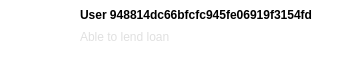
                               <widget class="QWidget" name="Scroll4_2" native="true">
                                <property name="minimumSize">
                                 <size>
                                  <width>361</width>
                                  <height>71</height>
                                 </size>
                                </property>
                                <property name="maximumSize">
                                 <size>
                                  <width>361</width>
                                  <height>71</height>
                                 </size>
                                </property>
                                <property name="font">
                                 <font>
                                  <family>Tahoma</family>
                                 </font>
                                </property>
                                <property name="styleSheet">
                                 <string notr="true">background-color: rgb(255, 255, 255);
border-radius:28px</string>
                                </property>
                                <layout class="QHBoxLayout" name="horizontalLayout_34">
                                 <property name="spacing">
                                  <number>4</number>
                                 </property>
                                 <property name="leftMargin">
                                  <number>12</number>
                                 </property>
                                 <property name="topMargin">
                                  <number>4</number>
                                 </property>
                                 <property name="rightMargin">
                                  <number>12</number>
                                 </property>
                                 <property name="bottomMargin">
                                  <number>4</number>
                                 </property>
                                 <item>
                                  <widget class="QWidget" name="Scroll4Pic_2" native="true">
                                   <property name="minimumSize">
                                    <size>
                                     <width>64</width>
                                     <height>64</height>
                                    </size>
                                   </property>
                                   <property name="maximumSize">
                                    <size>
                                     <width>64</width>
                                     <height>64</height>
                                    </size>
                                   </property>
                                   <property name="font">
                                    <font>
                                     <family>Tahoma</family>
                                    </font>
                                   </property>
                                   <property name="styleSheet">
                                    <string notr="true">image: url(:/buttom/img/buttom/开心_emotion-happy.svg);
border:3px solid rgb(255, 255, 255);

border-radius:32px</string>
                                   </property>
                                  </widget>
                                 </item>
                                 <item>
                                  <layout class="QVBoxLayout" name="Scroll4Layout_2" stretch="1">
                                   <property name="spacing">
                                    <number>0</number>
                                   </property>
                                   <property name="topMargin">
                                    <number>4</number>
                                   </property>
                                   <property name="rightMargin">
                                    <number>12</number>
                                   </property>
                                   <item>
                                    <layout class="QHBoxLayout" name="Scroll4ID_5">
                                     <property name="spacing">
                                      <number>12</number>
                                     </property>
                                     <property name="bottomMargin">
                                      <number>12</number>
                                     </property>
                                     <item>
                                      <layout class="QVBoxLayout" name="Scroll4ID_6" stretch="1,2">
                                       <property name="spacing">
                                        <number>8</number>
                                       </property>
                                       <item>
                                        <widget class="QLabel" name="Scroll4ID_7">
                                         <property name="font">
                                          <font>
                                           <family>Tahoma</family>
                                           <weight>75</weight>
                                           <bold>true</bold>
                                          </font>
                                         </property>
                                         <property name="text">
                                          <string>User 948814dc66bfcfc945fe06919f3154fd</string>
                                         </property>
                                        </widget>
                                       </item>
                                       <item>
                                        <widget class="QLabel" name="Scroll4ID_8">
                                         <property name="font">
                                          <font>
                                           <family>Tahoma</family>
                                          </font>
                                         </property>
                                         <property name="styleSheet">
                                          <string notr="true">color: rgb(224, 224, 224);</string>
                                         </property>
                                         <property name="text">
                                          <string>Able to lend loan</string>
                                         </property>
                                         <property name="alignment">
                                          <set>Qt::AlignLeading|Qt::AlignLeft|Qt::AlignTop</set>
                                         </property>
                                        </widget>
                                       </item>
                                      </layout>
                                     </item>
                                    </layout>
                                   </item>
                                  </layout>
                                 </item>
                                </layout>
                               </widget>
